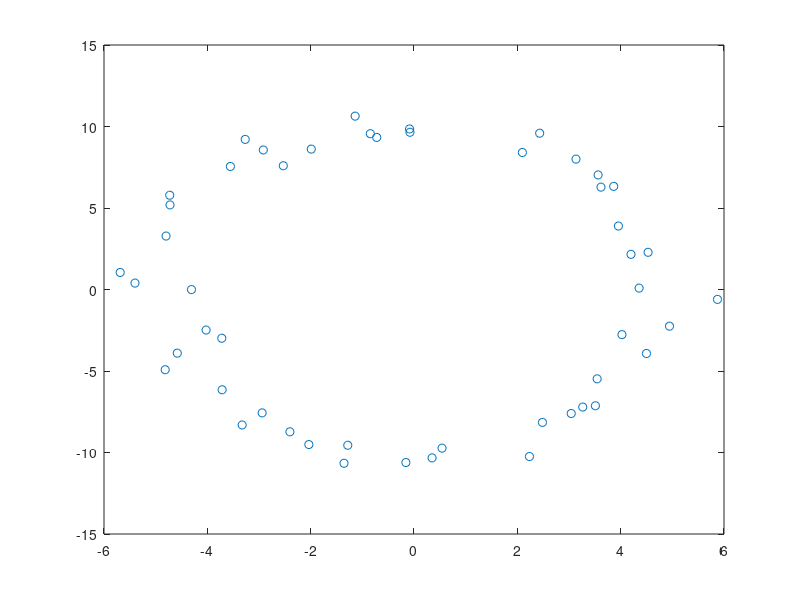

The MATLAB source for this figure: (Note: this script raises an error after producing the figure.)
%arbitrator.m
   theCircle = [
    1.1161    0.1735
    1.0357    0.1528
    1.0357    0.1528
    1.0105    0.1464
    1.0105    0.1464
    0.9972    0.1050
    0.9972    0.1050
    0.9854    0.1025
    0.9854    0.1025
    0.9854    0.1025
    0.9883    0.0661
    0.9883    0.0661
    0.9745    0.0636
    0.9745    0.0636
    0.9705    0.0629
    0.9719    0.0243
    0.9700    0.0240
    0.9700    0.0240
    0.9700    0.0240
    0.9700    0.0240
    0.9710   -0.0109
    0.9710   -0.0109
    0.9710   -0.0109
    0.9710   -0.0109
    0.9710   -0.0109
    0.9756   -0.0455
    0.9756   -0.0455
    0.9816   -0.0451
    0.9816   -0.0451
    0.9896   -0.0446
    0.9872   -0.0797
    0.9982   -0.0794
    0.9982   -0.0794
    0.9982   -0.0794
    0.9982   -0.0794
    0.9946   -0.1144
    1.0286   -0.1145
    1.0286   -0.1145
    1.0456   -0.1145
    1.0456   -0.1145
    1.1797   -0.1572
 ];
 %plot(theCircle(:,2),theCircle(:,1),'o');
 X=[-0.08600004206036 
    -0.07794299456979  
   2.43242519802460   
   2.09758733070173   
   3.13534679991087   
   3.56316973735175   
   3.86544589720640   
   3.61927294746144   
   3.95584762348697   
   4.53062506445827   
   4.19990452535833   
   4.35659188802714   
   5.87362160279331  
   4.94488255274615  
   4.02489210925304 
   4.49939898211824 
   3.54463330891794 
   3.04299968801745 
   3.26607455580647 
   3.51100552876526 
   2.48595502853656 
   2.23450327175463 
   0.54275781698829 
   0.35030306011783 
  -0.15746397170300 
  -1.35455740891787 
  -2.03511163469000 
  -1.28189225442613 
  -2.40202143267810 
  -3.32601375087707 
  -2.93929825377602 
  -3.71359060741068 
  -4.81549543051928 
  -3.72038384196387 
  -4.58158136075272 
  -4.02408601903468 
  -4.30731683442634 
  -5.40061679322316 
  -5.68659788062301 
  -4.79903834723396 
  -4.72249459026576 
  -4.72781621100295 
  -3.55390441536928 
  -2.52964124710135  
  -3.26681179832294  
  -2.91682326883842   
  -1.98842468027433   
  -0.84563494831073  
  -1.13918459250291  
  -0.72078888920343  ];
Y=[  9.84922535631035
    9.64665520238136
    9.58894219243244
     8.40577225886695
   8.00036929745479
   7.02883511552260
   6.32664176367285
   6.27935930946325
  3.89390320008437
   2.28175233943933
    2.15544301777705
   0.08576502972247
    -0.60637741205545
   -2.25033187783735
    -2.76893117120001
   -3.92606280519643
   -5.48048223753038
    -7.60683470582086
   -7.21014983536375
    -7.13440552148986
   -8.15201972726381
   -10.24600635846441
    -9.73302876290198
   -10.33014112914620
   -10.61473183445742
  -10.66175909993534
  -9.51254740004811
   -9.55534666161366
   -8.72958608633275
   -8.31089408379386
  -7.56867029451679
  -6.15166354717752
  -4.92129819085907
   -2.99049681378782
  -3.90454858960753
  -2.48737923245777
   -0.00520467606188
   0.39402546620703
   1.04505377144534
   3.27949552341289
    5.18973845675993
  5.78300428056945
   7.54867075057540
    7.59241168636941
   9.20888735604066
   8.55917973398965
    8.61389721749457
    9.55915752125815
  10.63529397489550
   9.33027474532863];
theEll=[X,Y];
plot(theEll(:,1),theEll(:,2),'o');

%SimuLaser
load 